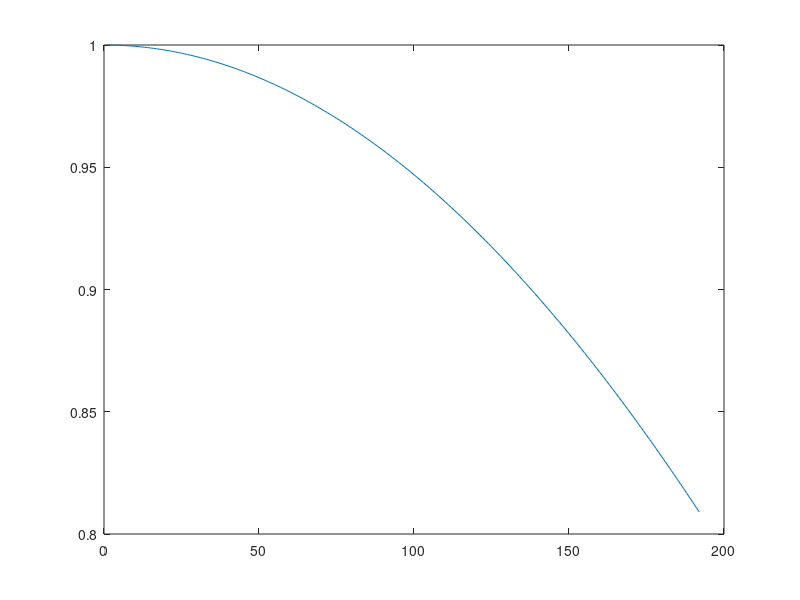

Recreate this plot in MATLAB.
% parameters
beta_s = 2*pi / 192;
beta_o = beta_s/2;
b14 = 3.517 * beta_o;
t1 = beta_s * 3.517;
g = 0.01;
h_m = 0.03;
muR = 1.05;

v = 1:192;

% Slot opening factors
k_so_zhu = sin(v * beta_o/2) ./ (v * beta_o/2);

kappa = b14 / (g + h_m/muR);
rho = kappa/(5+kappa) * 2 * sqrt(1+kappa^2) / (sqrt(1+kappa^2) -1);
k_so_gieras = sin(v * rho * pi * b14/2/t1) ./ (v * rho * pi * b14/2/t1);

% Slot pitch factors
k_p_zhu = sin(v * beta_s/2);

gamma_s = pi / 0.4/3;
ep = pi-gamma_s;
k_p_me = cos(v/80*ep/2);

% Distribution factors
k_d_zhu = sin(v * beta_s/2) .* sin(v * pi/2);

k_d_me = ones(1, length(v));

% Zhu factor
Fm = (1 + (3.477/3.517).^(2*v)) ./ (1 - (3.477/3.517).^(2*v));

figure
plot(v, k_p_me)